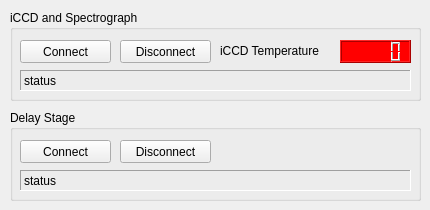
    <widget class="QWidget" name="hardware_tab">
     <attribute name="title">
      <string>Hardware</string>
     </attribute>
     <widget class="QGroupBox" name="h_iCCD_box">
      <property name="geometry">
       <rect>
        <x>10</x>
        <y>10</y>
        <width>411</width>
        <height>91</height>
       </rect>
      </property>
      <property name="title">
       <string>iCCD and Spectrograph</string>
      </property>
      <widget class="QPushButton" name="h_iCCD_connect_btn">
       <property name="geometry">
        <rect>
         <x>10</x>
         <y>30</y>
         <width>91</width>
         <height>23</height>
        </rect>
       </property>
       <property name="text">
        <string>Connect</string>
       </property>
      </widget>
      <widget class="QPushButton" name="h_iCCD_disconnect_btn">
       <property name="geometry">
        <rect>
         <x>110</x>
         <y>30</y>
         <width>91</width>
         <height>23</height>
        </rect>
       </property>
       <property name="text">
        <string>Disconnect</string>
       </property>
      </widget>
      <widget class="QLCDNumber" name="h_temperature_lcd">
       <property name="geometry">
        <rect>
         <x>330</x>
         <y>30</y>
         <width>71</width>
         <height>23</height>
        </rect>
       </property>
       <property name="styleSheet">
        <string notr="true">background-color: rgb(255, 0, 0);</string>
       </property>
       <property name="segmentStyle">
        <enum>QLCDNumber::Filled</enum>
       </property>
      </widget>
      <widget class="QLabel" name="label_7">
       <property name="geometry">
        <rect>
         <x>210</x>
         <y>30</y>
         <width>111</width>
         <height>21</height>
        </rect>
       </property>
       <property name="text">
        <string>iCCD Temperature</string>
       </property>
      </widget>
      <widget class="QLabel" name="h_iCCD_status">
       <property name="geometry">
        <rect>
         <x>10</x>
         <y>60</y>
         <width>391</width>
         <height>21</height>
        </rect>
       </property>
       <property name="frameShape">
        <enum>QFrame::Panel</enum>
       </property>
       <property name="frameShadow">
        <enum>QFrame::Sunken</enum>
       </property>
       <property name="text">
        <string>status</string>
       </property>
      </widget>
     </widget>
     <widget class="QGroupBox" name="h_delaystage_box">
      <property name="geometry">
       <rect>
        <x>10</x>
        <y>110</y>
        <width>411</width>
        <height>91</height>
       </rect>
      </property>
      <property name="title">
       <string>Delay Stage</string>
      </property>
      <widget class="QPushButton" name="h_delaystage_connect_btn">
       <property name="geometry">
        <rect>
         <x>10</x>
         <y>30</y>
         <width>91</width>
         <height>23</height>
        </rect>
       </property>
       <property name="text">
        <string>Connect</string>
       </property>
      </widget>
      <widget class="QPushButton" name="h_delaystage_disconnect_btn">
       <property name="geometry">
        <rect>
         <x>110</x>
         <y>30</y>
         <width>91</width>
         <height>23</height>
        </rect>
       </property>
       <property name="text">
        <string>Disconnect</string>
       </property>
      </widget>
      <widget class="QLabel" name="h_delaystage_status">
       <property name="geometry">
        <rect>
         <x>10</x>
         <y>60</y>
         <width>391</width>
         <height>21</height>
        </rect>
       </property>
       <property name="frameShape">
        <enum>QFrame::Panel</enum>
       </property>
       <property name="frameShadow">
        <enum>QFrame::Sunken</enum>
       </property>
       <property name="text">
        <string>status</string>
       </property>
      </widget>
     </widget>
    </widget>
